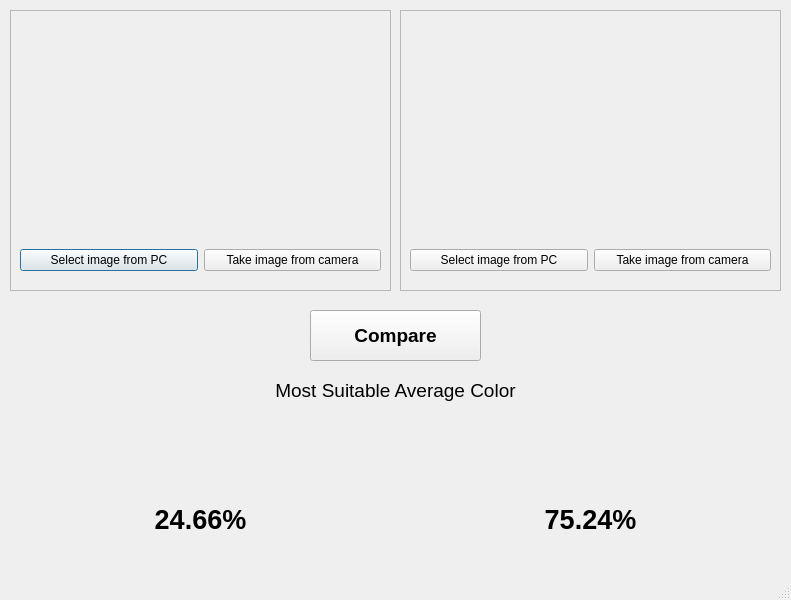
<?xml version="1.0" encoding="UTF-8"?>
<ui version="4.0">
 <class>Dialog</class>
 <widget class="QDialog" name="Dialog">
  <property name="windowModality">
   <enum>Qt::ApplicationModal</enum>
  </property>
  <property name="geometry">
   <rect>
    <x>0</x>
    <y>0</y>
    <width>791</width>
    <height>600</height>
   </rect>
  </property>
  <property name="windowTitle">
   <string>Dialog</string>
  </property>
  <property name="sizeGripEnabled">
   <bool>true</bool>
  </property>
  <widget class="QFrame" name="frame">
   <property name="geometry">
    <rect>
     <x>10</x>
     <y>10</y>
     <width>381</width>
     <height>281</height>
    </rect>
   </property>
   <property name="frameShape">
    <enum>QFrame::StyledPanel</enum>
   </property>
   <property name="frameShadow">
    <enum>QFrame::Raised</enum>
   </property>
   <widget class="QWidget" name="horizontalLayoutWidget">
    <property name="geometry">
     <rect>
      <x>10</x>
      <y>230</y>
      <width>361</width>
      <height>41</height>
     </rect>
    </property>
    <layout class="QHBoxLayout" name="horizontalLayout">
     <item>
      <widget class="QPushButton" name="btnImg1_pc">
       <property name="text">
        <string>Select image from PC</string>
       </property>
      </widget>
     </item>
     <item>
      <widget class="QPushButton" name="btnImg1_cam">
       <property name="text">
        <string>Take image from camera</string>
       </property>
      </widget>
     </item>
    </layout>
   </widget>
   <widget class="QLabel" name="label_img1">
    <property name="geometry">
     <rect>
      <x>10</x>
      <y>10</y>
      <width>361</width>
      <height>211</height>
     </rect>
    </property>
    <property name="text">
     <string/>
    </property>
    <property name="alignment">
     <set>Qt::AlignCenter</set>
    </property>
   </widget>
   <zorder>horizontalLayoutWidget</zorder>
   <zorder>label_img1</zorder>
   <zorder>btnComp</zorder>
  </widget>
  <widget class="QFrame" name="frame_3">
   <property name="geometry">
    <rect>
     <x>400</x>
     <y>10</y>
     <width>381</width>
     <height>281</height>
    </rect>
   </property>
   <property name="frameShape">
    <enum>QFrame::StyledPanel</enum>
   </property>
   <property name="frameShadow">
    <enum>QFrame::Raised</enum>
   </property>
   <widget class="QWidget" name="horizontalLayoutWidget_2">
    <property name="geometry">
     <rect>
      <x>10</x>
      <y>230</y>
      <width>361</width>
      <height>41</height>
     </rect>
    </property>
    <layout class="QHBoxLayout" name="horizontalLayout_2">
     <item>
      <widget class="QPushButton" name="btnImg2_pc">
       <property name="text">
        <string>Select image from PC</string>
       </property>
      </widget>
     </item>
     <item>
      <widget class="QPushButton" name="btnImg2_cam">
       <property name="text">
        <string>Take image from camera</string>
       </property>
      </widget>
     </item>
    </layout>
   </widget>
   <widget class="QLabel" name="label_img2">
    <property name="geometry">
     <rect>
      <x>10</x>
      <y>10</y>
      <width>361</width>
      <height>211</height>
     </rect>
    </property>
    <property name="text">
     <string/>
    </property>
    <property name="alignment">
     <set>Qt::AlignCenter</set>
    </property>
   </widget>
  </widget>
  <widget class="QWidget" name="verticalLayoutWidget">
   <property name="geometry">
    <rect>
     <x>10</x>
     <y>370</y>
     <width>771</width>
     <height>41</height>
    </rect>
   </property>
   <layout class="QVBoxLayout" name="verticalLayout">
    <item>
     <widget class="QLabel" name="label">
      <property name="font">
       <font>
        <pointsize>14</pointsize>
        <weight>50</weight>
        <bold>false</bold>
       </font>
      </property>
      <property name="text">
       <string>Most Suitable Average Color</string>
      </property>
      <property name="alignment">
       <set>Qt::AlignCenter</set>
      </property>
     </widget>
    </item>
   </layout>
  </widget>
  <widget class="QWidget" name="verticalLayoutWidget_2">
   <property name="geometry">
    <rect>
     <x>10</x>
     <y>410</y>
     <width>381</width>
     <height>143</height>
    </rect>
   </property>
   <layout class="QVBoxLayout" name="verticalLayout_2">
    <item>
     <widget class="QLabel" name="colorbox_1">
      <property name="text">
       <string/>
      </property>
     </widget>
    </item>
    <item>
     <widget class="QLabel" name="lable_img1">
      <property name="font">
       <font>
        <pointsize>20</pointsize>
        <weight>75</weight>
        <bold>true</bold>
       </font>
      </property>
      <property name="text">
       <string>24.66%</string>
      </property>
      <property name="alignment">
       <set>Qt::AlignCenter</set>
      </property>
     </widget>
    </item>
   </layout>
  </widget>
  <widget class="QWidget" name="verticalLayoutWidget_3">
   <property name="geometry">
    <rect>
     <x>400</x>
     <y>410</y>
     <width>381</width>
     <height>143</height>
    </rect>
   </property>
   <layout class="QVBoxLayout" name="verticalLayout_3">
    <item>
     <widget class="QLabel" name="colorbox_2">
      <property name="text">
       <string/>
      </property>
     </widget>
    </item>
    <item>
     <widget class="QLabel" name="lable_img2">
      <property name="font">
       <font>
        <pointsize>20</pointsize>
        <weight>75</weight>
        <bold>true</bold>
       </font>
      </property>
      <property name="text">
       <string>75.24%</string>
      </property>
      <property name="alignment">
       <set>Qt::AlignCenter</set>
      </property>
     </widget>
    </item>
   </layout>
  </widget>
  <widget class="QPushButton" name="btnComp">
   <property name="geometry">
    <rect>
     <x>310</x>
     <y>310</y>
     <width>171</width>
     <height>51</height>
    </rect>
   </property>
   <property name="font">
    <font>
     <pointsize>14</pointsize>
     <weight>75</weight>
     <bold>true</bold>
    </font>
   </property>
   <property name="text">
    <string>Compare</string>
   </property>
  </widget>
 </widget>
 <resources/>
 <connections/>
</ui>
